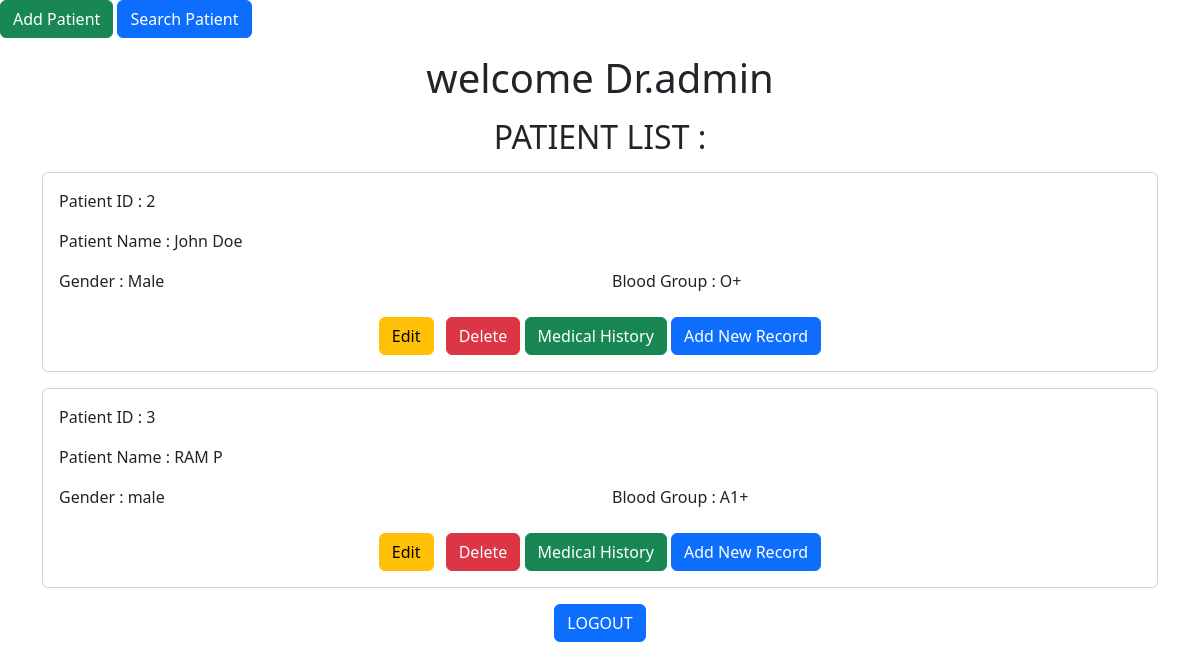
Page /doctor_dashboard (signed in) on the earlier database version.
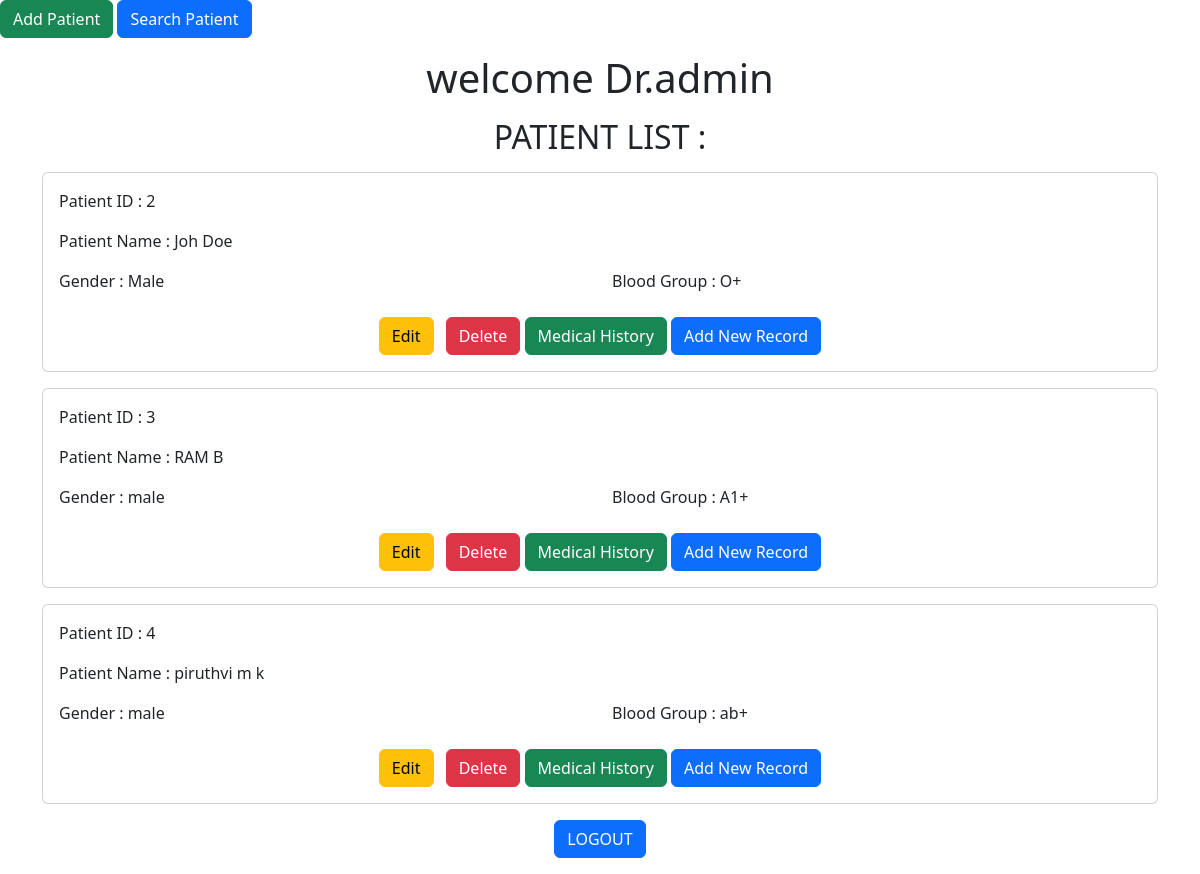
Same page on the later database version.
### tables this page shows
CREATE TABLE patients(
    patient_id INTEGER PRIMARY KEY AUTOINCREMENT,
    firstname TEXT NOT NULL,
    lastname TEXT NOT NULL,
    gender TEXT NOT NULL,
    dob TEXT NOT NULL,
    phone TEXT NOT NULL,
    email TEXT NOT NULL,
    address TEXT NOT NULL,
    blood_group TEXT NOT NULL,
    time TIMESTAMP DEFAULT CURRENT_TIMESTAMP
);

### app.py (the view)
@app.route("/doctor_dashboard")
def doctor_dashboard():
    conn=sq.connect("ehr.db")
    cursor=conn.cursor()
    cursor.execute("SELECT*FROM patients")
    patients=cursor.fetchall()
    conn.close()
    if "doctor" in session:
        return render_template("doctor_dashboard.html",username=session["doctor"],patients=patients)
    else:
        return redirect(url_for("doctor_login"))

### templates/doctor_dashboard.html (shortened to what this page needs)
<!DOCTYPE html>
<html>
    <head>
        <link href="https://cdn.jsdelivr.net/npm/bootstrap@5.3.8/dist/css/bootstrap.min.css"
      rel="stylesheet">
    </head>
    <body>
        <a href="/add_patient" class="btn btn-success mb-3">
            Add Patient
        </a>
        <a href="/search_patient" class="btn btn-primary mb-3">
            Search Patient
        </a>
        <div class="container">
        <h1 class="text-center mb-3">
            welcome Dr.{{username}}
        </h1>
        <h2 class="text-center mb-3">
            PATIENT LIST :
        </h2>
        {% for patient in patients %}
        <div class="card rounded p-3 mb-3">
            <div class="row">
                <div class="col-12">
                    <p class="mb-2">
                        Patient ID : {{patient[0]}}
                    </p>
                </div>
            </div>
            <div class="row mt-2">
                <div class="col-12">
                    <p class="mb-2">
                        Patient Name : {{patient[1]}} {{patient[2]}}
                    </p>
                </div>
            </div>
            <div class="row mt-2">
                <div class="col-6">
                    <p class="mb-2">
                        Gender : {{patient[3]}}
                    </p>
                </div>
                <div class="col-6">
                    <p class="mb-2">
                        Blood Group : {{patient[8]}}
                    </p>
                </div>
            </div>
            <div class="row mt-3">
                <div class="col-12 text-center">
                    <a href="/edit_patient/{{patient[0]}}" class="btn btn-warning me-2">
                        Edit
                    </a>
                    <a href="/delete_patient/{{patient[0]}}" class="btn btn-danger"onclick="return confirm('Are you sure you want to delete this patient?');">
                        Delete
                    </a>
                    <a href="/medical_history/{{patient[0]}}" class="btn btn-success">
                        Medical History
                    </a>
                    <a href="/add_record/{{patient[0]}}" class="btn btn-primary">
                        Add New Record
                    </a>
                </div>
            </div>
        </div>
        {% endfor %}
        </div>
        <div class="text-center">
            <a href="/logout" class="btn btn-primary text-center mb-3">
                LOGOUT
            </a>
        </div>
    </body>
</html>

Differences in the rows shown:
changed patients "Doe": firstname "John" → "Joh"
changed patients "RAM": lastname "P" → "B"
added patients: patient_id "4", firstname "piruthvi", lastname "m k", gender "male", blood_group "ab+"
